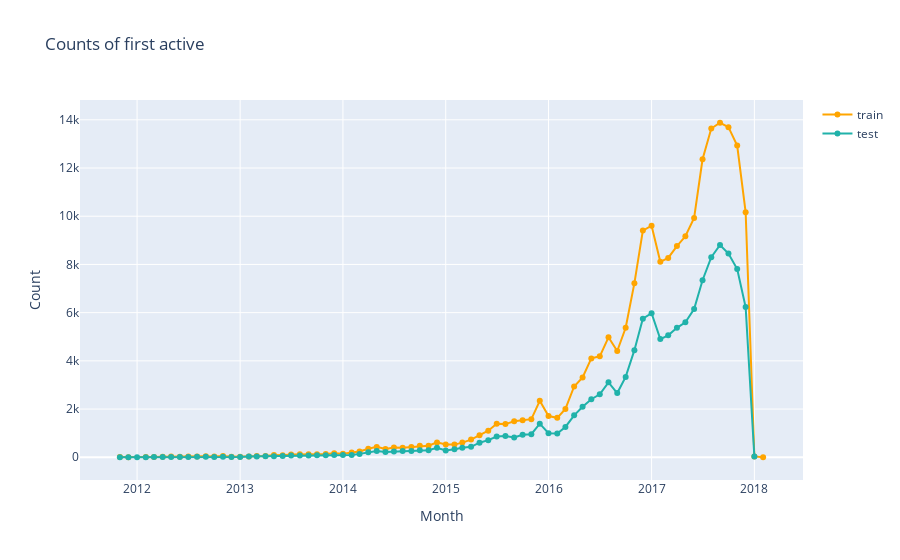

The notebook cell saved with this chart:
### Markdown cell above
Now, lets have a look at both org_train and org_test. The column first_active_month shows the month of the first purchase for a card_id. Basically, it makes sense to compare the number of first purchases in a month for train and test data.

From the following graph the next information is discovered:

- Test dataset is highly correlated with the train date having the same distribution
- Test dataset has approximately twice less of observations

### Code cell
d1 = org_train['first_active_month'].value_counts().sort_index()
d2 = org_test['first_active_month'].value_counts().sort_index()
data = [go.Scatter(x=d1.index, y=d1.values, name='train', mode='lines+markers', marker={'color': 'orange'}), go.Scatter(x=d2.index, y=d2.values, name='test', mode = 'lines+markers', marker={'color': 'lightseagreen'})]
layout = go.Layout(dict(title = "Counts of first active",
                  xaxis = dict(title = 'Month'),
                  yaxis = dict(title = 'Count'),
                  ),legend=dict(
                orientation="v"))
poff.iplot(dict(data=data, layout=layout))

### Figure 1 — Plotly figure (JSON) as saved in the notebook; plotly's stock layout.template omitted (floating-point values rounded to 4 significant figures)
{"data": [{"marker": {"color": "orange"}, "mode": "lines+markers", "name": "train", "type": "scatter", "x": ["2011-11", "2011-12", "2012-02", "2012-03", "2012-04", "2012-05", "2012-06", "2012-07", "2012-08", "2012-09", "2012-10", "2012-11", "2012-12", "2013-01", "2013-02", "2013-03", "2013-04", "2013-05", "2013-06", "2013-07", "2013-08", "2013-09", "2013-10", "2013-11", "2013-12", "2014-01", "2014-02", "2014-03", "2014-04", "2014-05", "2014-06", "2014-07", "2014-08", "2014-09", "2014-10", "2014-11", "2014-12", "2015-01", "2015-02", "2015-03", "2015-04", "2015-05", "2015-06", "2015-07", "2015-08", "2015-09", "2015-10", "2015-11", "2015-12", "2016-01", "2016-02", "2016-03", "2016-04", "2016-05", "2016-06", "2016-07", "2016-08", "2016-09", "2016-10", "2016-11", "2016-12", "2017-01", "2017-02", "2017-03", "2017-04", "2017-05", "2017-06", "2017-07", "2017-08", "2017-09", "2017-10", "2017-11", "2017-12", "2018-01", "2018-02"], "y": [8, 2, 7, 10, 18, 28, 19, 29, 36, 38, 31, 48, 18, 23, 37, 58, 58, 94, 79, 110, 126, 121, 126, 132, 165, 144, 198, 242, 352, 431, 345, 407, 399, 431, 476, 481, 617, 533, 526, 608, 733, 918, 1104, 1393, 1376, 1494, 1532, 1582, 2343, 1711, 1636, 2005, 2938, 3314, 4102, 4188, 4977, 4410, 5371, 7222, 9403, 9605, 8110, 8271, 8761, 9168, 9930, 12363, 13638, 13878, 13695, 12930, 10170, 34, 1]}, {"marker": {"color": "lightseagreen"}, "mode": "lines+markers", "name": "test", "type": "scatter", "x": ["2011-11", "2011-12", "2012-01", "2012-02", "2012-03", "2012-04", "2012-05", "2012-06", "2012-07", "2012-08", "2012-09", "2012-10", "2012-11", "2012-12", "2013-01", "2013-02", "2013-03", "2013-04", "2013-05", "2013-06", "2013-07", "2013-08", "2013-09", "2013-10", "2013-11", "2013-12", "2014-01", "2014-02", "2014-03", "2014-04", "2014-05", "2014-06", "2014-07", "2014-08", "2014-09", "2014-10", "2014-11", "2014-12", "2015-01", "2015-02", "2015-03", "2015-04", "2015-05", "2015-06", "2015-07", "2015-08", "2015-09", "2015-10", "2015-11", "2015-12", "2016-01", "2016-02", "2016-03", "2016-04", "2016-05", "2016-06", "2016-07", "2016-08", "2016-09", "2016-10", "2016-11", "2016-12", "2017-01", "2017-02", "2017-03", "2017-04", "2017-05", "2017-06", "2017-07", "2017-08", "2017-09", "2017-10", "2017-11", "2017-12", "2018-01"], "y": [3, 2, 1, 4, 10, 11, 12, 14, 15, 21, 18, 13, 18, 16, 14, 28, 34, 40, 44, 56, 72, 73, 75, 80, 80, 95, 90, 97, 141, 209, 263, 220, 236, 265, 257, 291, 296, 390, 279, 335, 397, 433, 604, 711, 862, 882, 818, 936, 955, 1393, 996, 987, 1258, 1740, 2096, 2407, 2610, 3108, 2663, 3335, 4444, 5751, 5974, 4903, 5058, 5371, 5598, 6147, 7344, 8299, 8805, 8451, 7807, 6233, 28]}], "layout": {"legend": {"orientation": "v"}, "title": {"text": "Counts of first active"}, "xaxis": {"title": {"text": "Month"}}, "yaxis": {"title": {"text": "Count"}}}}
